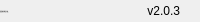
              <widget class="QFrame" name="bottomBar">
               <property name="minimumSize">
                <size>
                 <width>0</width>
                 <height>22</height>
                </size>
               </property>
               <property name="maximumSize">
                <size>
                 <width>16777215</width>
                 <height>22</height>
                </size>
               </property>
               <property name="frameShape">
                <enum>QFrame::NoFrame</enum>
               </property>
               <property name="frameShadow">
                <enum>QFrame::Raised</enum>
               </property>
               <layout class="QHBoxLayout" name="horizontalLayout_5">
                <property name="spacing">
                 <number>0</number>
                </property>
                <property name="leftMargin">
                 <number>0</number>
                </property>
                <property name="topMargin">
                 <number>0</number>
                </property>
                <property name="rightMargin">
                 <number>0</number>
                </property>
                <property name="bottomMargin">
                 <number>0</number>
                </property>
                <item>
                 <widget class="QLabel" name="creditsLabel">
                  <property name="maximumSize">
                   <size>
                    <width>16777215</width>
                    <height>16</height>
                   </size>
                  </property>
                  <property name="font">
                   <font>
                    <family>宋体</family>
                    <pointsize>-1</pointsize>
                    <weight>50</weight>
                    <italic>false</italic>
                    <bold>false</bold>
                   </font>
                  </property>
                  <property name="text">
                   <string>开发者: 计院五大队</string>
                  </property>
                  <property name="alignment">
                   <set>Qt::AlignLeading|Qt::AlignLeft|Qt::AlignVCenter</set>
                  </property>
                 </widget>
                </item>
                <item>
                 <widget class="QLabel" name="version">
                  <property name="text">
                   <string>v2.0.3</string>
                  </property>
                  <property name="alignment">
                   <set>Qt::AlignRight|Qt::AlignTrailing|Qt::AlignVCenter</set>
                  </property>
                 </widget>
                </item>
                <item>
                 <widget class="QFrame" name="frame_size_grip">
                  <property name="minimumSize">
                   <size>
                    <width>20</width>
                    <height>0</height>
                   </size>
                  </property>
                  <property name="maximumSize">
                   <size>
                    <width>20</width>
                    <height>16777215</height>
                   </size>
                  </property>
                  <property name="frameShape">
                   <enum>QFrame::NoFrame</enum>
                  </property>
                  <property name="frameShadow">
                   <enum>QFrame::Raised</enum>
                  </property>
                 </widget>
                </item>
               </layout>
              </widget>
